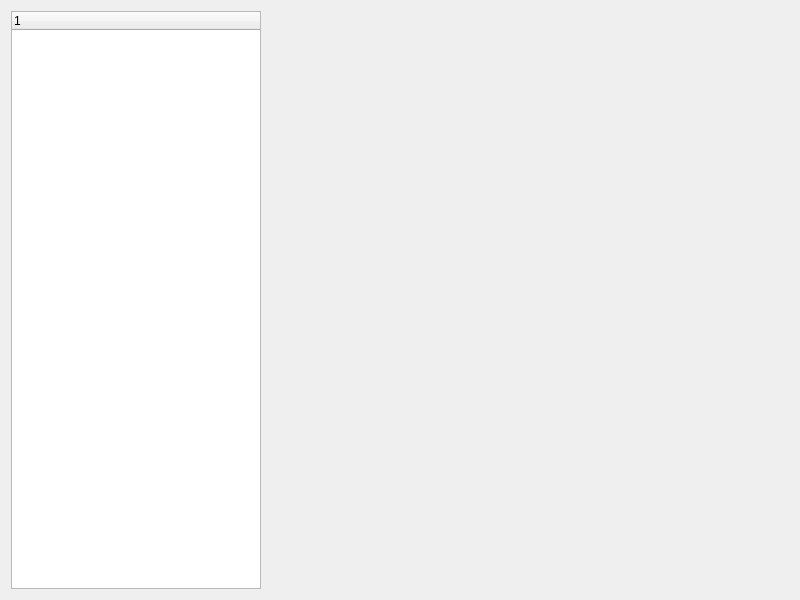
<?xml version="1.0" encoding="UTF-8"?>
<ui version="4.0">
 <class>Widget</class>
 <widget class="QWidget" name="Widget">
  <property name="geometry">
   <rect>
    <x>0</x>
    <y>0</y>
    <width>800</width>
    <height>600</height>
   </rect>
  </property>
  <property name="windowTitle">
   <string>Widget</string>
  </property>
  <layout class="QHBoxLayout" name="horizontalLayout">
   <property name="spacing">
    <number>0</number>
   </property>
   <item>
    <widget class="QTreeWidget" name="treeWidget">
     <property name="maximumSize">
      <size>
       <width>250</width>
       <height>16777215</height>
      </size>
     </property>
    </widget>
   </item>
   <item>
    <widget class="QStackedWidget" name="stackedWidget">
     <property name="currentIndex">
      <number>1</number>
     </property>
     <widget class="QWidget" name="page">
      <widget class="QLabel" name="label">
       <property name="geometry">
        <rect>
         <x>130</x>
         <y>190</y>
         <width>211</width>
         <height>191</height>
        </rect>
       </property>
       <property name="text">
        <string>1</string>
       </property>
      </widget>
     </widget>
     <widget class="QWidget" name="page_2"/>
    </widget>
   </item>
  </layout>
 </widget>
 <resources/>
 <connections/>
</ui>
